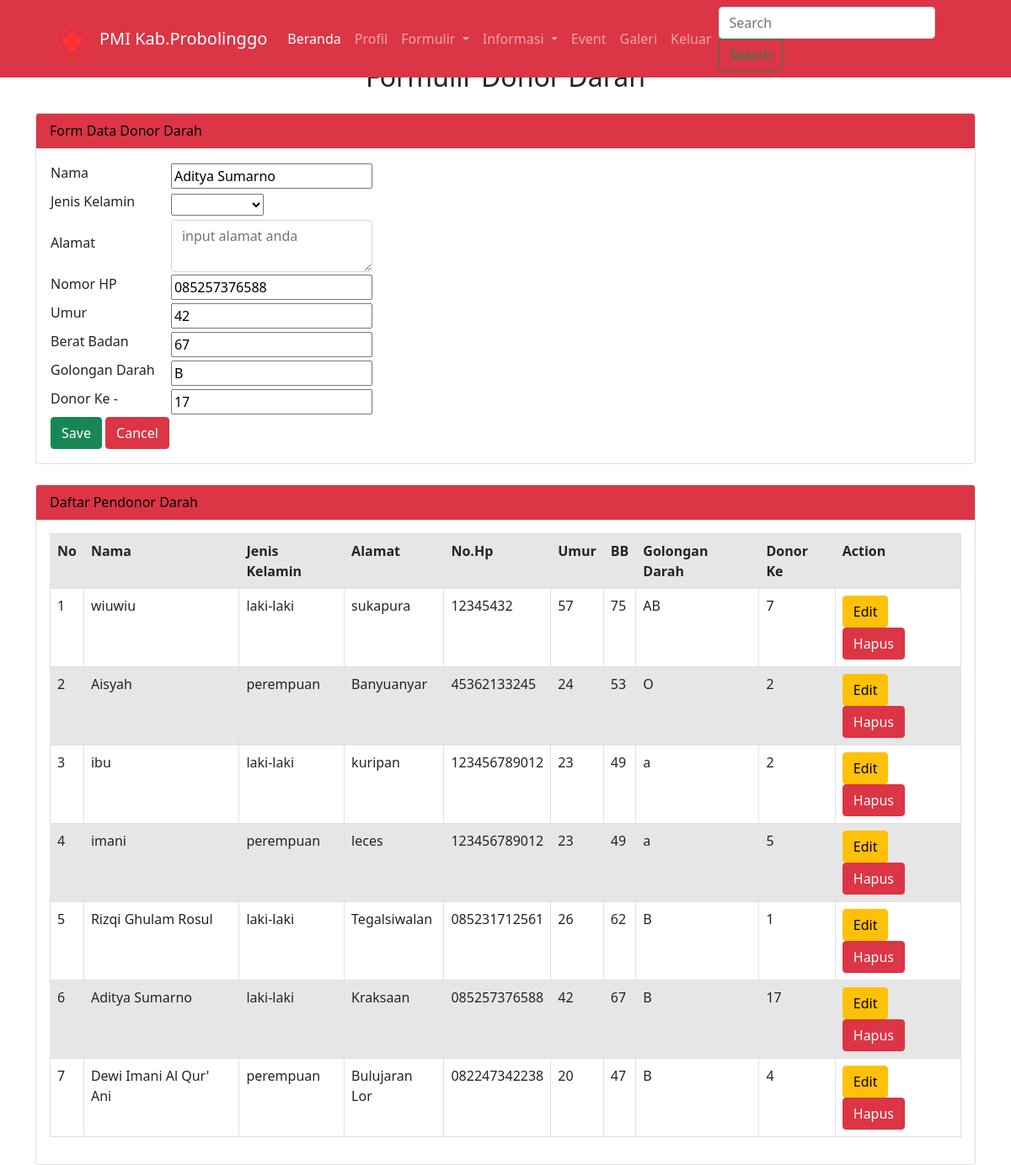
/donordarah.php?hal=edit&id=2 (signed in), run on the app's committed database.
### tables this page shows
CREATE TABLE `pendonor` (
  `id_donor` int(3) NOT NULL,
  `nama` varchar(50) NOT NULL,
  `jenis_kelamin` enum('laki-laki','perempuan') NOT NULL,
  `alamat` varchar(50) NOT NULL,
  `no_hp` varchar(12) NOT NULL,
  `umur` varchar(3) NOT NULL,
  `berat_badan` varchar(5) NOT NULL,
  `gol_darah` varchar(5) NOT NULL,
  `donor_ke` int(3) NOT NULL
);

### donordarah.php (the view, shortened to what this page needs)
<?php
$server = "localhost";
$user = "root";
$password = "";
$dbname = "utspaw";
$no = 1;
$koneksi = mysqli_connect($server,$user,$password,$dbname)or die(mysqli_error($koneksi));
    if(isset($_GET['hal'])){
        if($_GET['hal'] == "edit"){
            $hasil = mysqli_query($koneksi, "SELECT * FROM pendonor WHERE id_donor = '$_GET[id]' ");
            $data = mysqli_fetch_array($hasil);
            if($data){
                $vnama = $data['nama'];
                $vjenis_kelamin = $data['jenis_kelamin'];
                $vno_hp = $data['no_hp'];
                $vumur = $data['umur'];
                $vberat_badan = $data['berat_badan'];
                $vgol_darah = $data['gol_darah'];
                $vdonor_ke = $data['donor_ke'];
            }
        }
    }
?>
<!DOCTYPE html>
<html lang="en">
<head>
    <link rel="stylesheet" href="https://stackpath.bootstrapcdn.com/bootstrap/4.4.1/css/bootstrap.min.css">
    <link rel="stylesheet" type="text/css" href="css/bootstrap.min.css">
    <link href="https://cdn.jsdelivr.net/npm/bootstrap@5.1.3/dist/css/bootstrap.min.css" rel="stylesheet"><link href="https://cdn.jsdelivr.net/npm/bootstrap@5.1.3/dist/css/bootstrap.min.css" rel="stylesheet">
</head>
<body>
<div class="container">
    <nav class="navbar fixed-top navbar-expand-lg navbar-dark bg-danger">
        <div class="header">
            <img id="logo" src="images/pmi.png" alt="logo">
        </div>
        <div class="container">
        <a class="navbar-brand" href="#"> PMI Kab.Probolinggo</a>
        <div class="collapse navbar-collapse" id="navbarSupportedContent">
          <ul class="navbar-nav mr-auto">
            <li class="nav-item active">
              <a class="nav-link" href="Beranda.php">Beranda<span class="sr-only">(current)</span></a>
            </li>
            <li class="nav-item">
                <a class="nav-link" href="profil.php">Profil</a>
            </li>
            <li class="nav-item dropdown">
              <a class="nav-link dropdown-toggle" href="#" id="navbarDropdown" role="button" data-toggle="dropdown" aria-haspopup="true" aria-expanded="false">
                Formulir
              </a>
            </li>
            <li class="nav-item dropdown">
              <a class="nav-link dropdown-toggle" href="#" id="navbarDropdown" role="button" data-toggle="dropdown" aria-haspopup="true" aria-expanded="false">
                Informasi
              </a>
            </li>
            <li class="nav-item">
                <a class="nav-link" href="event.php">Event</a>
            </li>
            <li class="nav-item">
                <a class="nav-link" href="galeri.php">Galeri</a>
            </li>
            <li class="nav-item">
                <a class="nav-link" href="logout.php">Keluar</a>
            </li>
          </ul>
          <form class="form-inline my-2 my-lg-0">
            <input class="form-control mr-sm-2" type="search" placeholder="Search" aria-label="Search">
            <button class="btn btn-outline-success my-2 my-sm-0" type="submit">Search</button>
          </form>
        </div></div>
    </nav>
    <br><br><br>
    <h2 class="text-center">Formulir Donor Darah</h2>
    <div class="card mt-4">
    <div class="card-header bg-danger text-black" >
        Form Data Donor Darah
    </div>
    <div class="card-body">
        <form method="post" action="">
            <table>
                <tr class="form-group">
                    <td>
                        <label>Nama</label>
                    </td>
                    <td>
                        <input type="text" name="tnama" value="<?=@$vnama?>" class="from-control" placeholder="Input Nama Anda disini !" ruqueired>
                    </td>
                </tr>
                <tr class="form-group">
                    <td>
                        <label>Jenis Kelamin</label>
                    </td>
                    <td>
                        <select class="from-control" name="tjenis_kelamin">
                            <option value="<?=@$vjenis_kelamin?>"><?@$vjenis_kelamin?></option>
                            <option value="laki-laki">Laki - Laki</option>
                        </select>
                    </td>
                </tr>
                <tr class="form-group">
                    <td>
                        <label>Alamat</label>
                    </td>
                    <td>
                        <textarea class="form-control" name="talamat" placeholder="input alamat anda" ><?=@$alamat?></textarea>
                    </td>
                </tr>
                <tr class="form-group">
                    <td>
                        <label>Nomor HP</label>
                    </td>
                    <td>
                        <input type="text" name="tno_hp" value="<?=@$vno_hp?>" class="from-control" placeholder="Input nohp Anda disini !" ruqueired>
                    </td>
                </tr>
                <tr class="form-group">
                    <td>
                        <label>Umur</label>
                    </td>
                    <td>
                        <input type="text" name="tumur" value="<?=@$vumur?>" class="from-control" placeholder="Input umur Anda disini !" ruqueired>
                    </td>
                </tr>
                <tr class="form-group">
                    <td>
                        <label>Berat Badan</label>
                    </td>
                    <td>
                        <input type="text" name="tberat_badan" value="<?=@$vberat_badan?>" class="from-control" placeholder="Input BB Anda disini !" ruqueired>
                    </td>
                </tr>
                <tr class="form-group">
                    <td>
                        <label>Golongan Darah</label>
                    </td>
                    <td>
                        <input type="text" name="tgol_darah" value="<?=@$vgol_darah?>" class="from-control" placeholder="Input gol.darah Anda disini !" ruqueired>
                    </td>
                </tr>
                <tr class="form-group">
                    <td>
                        <label>Donor Ke - </label>
                    </td>
                    <td>
                        <input type="text" name="tdonor_ke" value="<?=@$vdonor_ke?>" class="from-control" placeholder="Input jumlah Anda disini !" ruqueired>
                    </td>
                </tr>
                <tr>
                    <td>
                        <button type="submit" class="btn btn-success" name="bsimpan">Save</button>
                        <button type="reset" class="btn btn-danger" name="bbatal">Cancel</button>
                    </td>
                </tr>
            </table>
        </form>
    </div>
    </div>
<div class="card mt-4">
    <div class="card-header bg-danger text-black" >
        Daftar Pendonor Darah
    </div>
    <div class="card-body">
        <table class="table table-bordered table-striped">
            <tr>
                <th>No</th>
                <th>Nama</th>
                <th>Jenis Kelamin</th>
                <th>Alamat</th>
                <th>No.Hp</th>
                <th>Umur</th>
                <th>BB</th>
                <th>Golongan Darah</th>
                <th>Donor Ke</th>
                <th>Action</th>
            </tr>
            <?php
                $hasil = mysqli_query($koneksi, "SELECT * FROM pendonor order by id_donor desc");
                while($data = mysqli_fetch_array($hasil)) :
            ?>
            <tr>
                <td><?=$no++;?></td>
                <td><?=$data['nama'];?></td>
                <td><?=$data['jenis_kelamin'];?></td>
                <td><?=$data['alamat'];?></td>
                <td><?=$data['no_hp'];?></td>
                <td><?=$data['umur'];?></td>
                <td><?=$data['berat_badan'];?></td>
                <td><?=$data['gol_darah'];?></td>
                <td><?=$data['donor_ke'];?></td>
                <td>
                    <a href="donordarah.php?hal=edit&id=<?=$data['id_donor']?>" class="btn btn-warning">Edit</a>
                    <a href="donordarah.php?hal=hapus&id=<?=$data['id_donor']?>"
                    onclick="return confirm('Apakah Anda Yakin Ingin Menghapus Data Ini?')" class="btn btn-danger">Hapus</a>
                </td>
            </tr>
            <?php endwhile;  ?>
        </table>
    </div>
    </div>
</body>
</html>

### donordarah.php (style rules this page uses)
.header { padding-left: 50px; padding-top: 5px; }
#logo { width: 40px; height: 40px; }

### data on the page
pendonor: tnama "Aditya Sumarno", tno_hp "085257376588", tumur "42", tberat_badan "67", tgol_darah "B", tdonor_ke "17", nama "Aditya Sumarno", jenis_kelamin "laki-laki", alamat "Kraksaan", no_hp "085257376588", umur "42", berat_badan "67", gol_darah "B", donor_ke "17"
pendonor: nama "wiuwiu", jenis_kelamin "laki-laki", alamat "sukapura", no_hp "12345432", umur "57", berat_badan "75", gol_darah "AB", donor_ke "7"
pendonor: nama "Aisyah", jenis_kelamin "perempuan", alamat "Banyuanyar", no_hp "45362133245", umur "24", berat_badan "53", gol_darah "O", donor_ke "2"
pendonor: nama "ibu", jenis_kelamin "laki-laki", alamat "kuripan", no_hp "123456789012", umur "23", berat_badan "49", gol_darah "a", donor_ke "2"
pendonor: nama "imani", jenis_kelamin "perempuan", alamat "leces", no_hp "123456789012", umur "23", berat_badan "49", gol_darah "a", donor_ke "5"
pendonor: nama "Rizqi Ghulam Rosul", jenis_kelamin "laki-laki", alamat "Tegalsiwalan", no_hp "085231712561", umur "26", berat_badan "62", gol_darah "B", donor_ke "1"
pendonor: nama "Dewi Imani Al Qur' Ani", jenis_kelamin "perempuan", alamat "Bulujaran Lor", no_hp "082247342238", umur "20", berat_badan "47", gol_darah "B", donor_ke "4"
